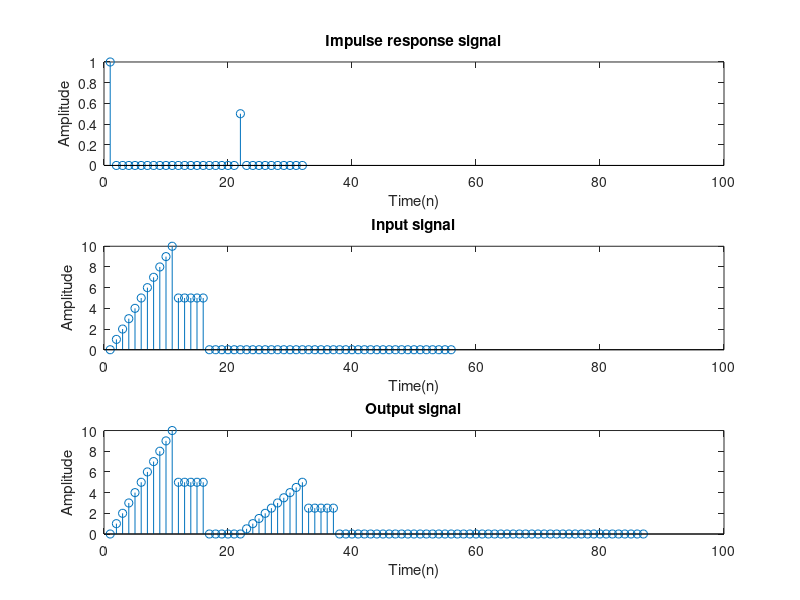

Here is the MATLAB script that generated this plot:
h = [1 zeros(1,20) 0.5 zeros(1,10)];
subplot(3, 1, 1);
stem(h);
xlabel("Time(n)");
ylabel("Amplitude");
title("Impulse response signal");
axis([0 100 0 1]);

x = [0 1:10 5.*ones(1,5) zeros(1,40)];
subplot(3, 1, 2);
stem(x);
xlabel("Time(n)");
ylabel("Amplitude");
title("Input signal");
axis([0 100 0 10]);

y = conv(x,h);
subplot(3, 1, 3);
stem(y);
xlabel("Time(n)");
ylabel("Amplitude");
title("Output signal");

